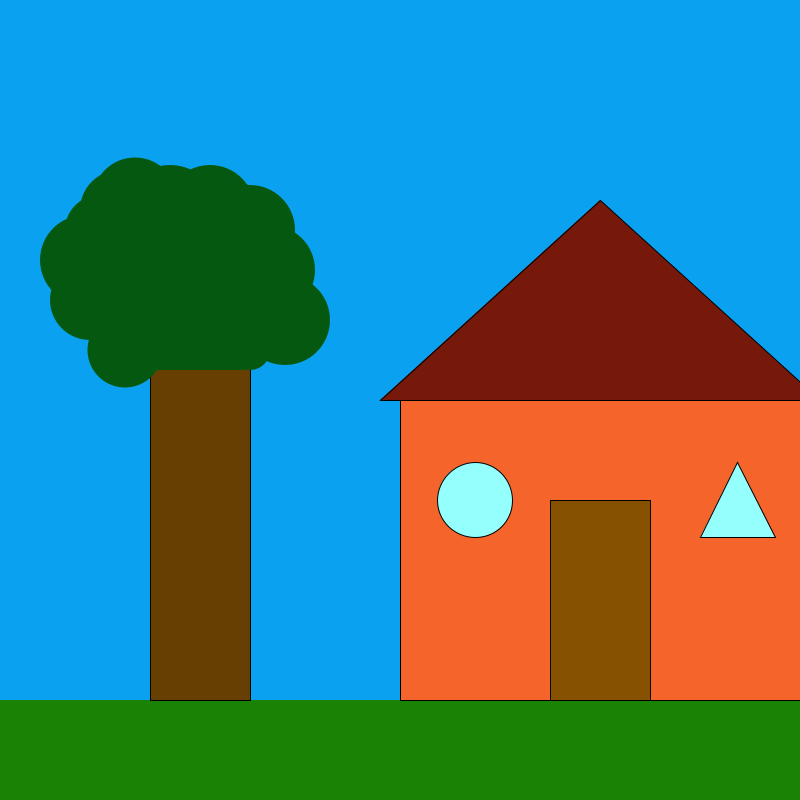
Frame 1 (no input)
Frame 60 (the mouse pressed at the canvas centre just before this capture): identical to frame 1, image omitted
Frame 120 (the mouse held since frame 60 and released just before this capture): identical to frame 1, image omitted

The Processing sketch that drew this single still picture (run headless with seeded random() and noise(); from frame 60 on, the mouse is pressed at the canvas centre):

// Processing sketch: Computer_Programming_12_Review___Checkpoints
// ── Computer_Programming_12_Review___Checkpoints.pde
//Adrian Wong
//September 5th, 2024
//1-4

void setup() {
  size(800, 800);
}

void draw() {
  //Sky
  background(10, 161, 240);
  
  //Ground
  noStroke();
  fill (26, 131, 5);
  rect (0, 700, width, height);
  
  //House
  House (width/2, height/2);
  
  //Tree
  Tree (150, 350);
}

void House (int x, int y) {
  stroke(0);
  
  //Main Walls
  fill(245, 100, 42);
  rect (x, y, 400, 300);
  
  //Door
  fill(134, 81, 1);
  rect (x+150, y+100, 100, 200);
  
  //Windows
  fill(149, 255, 254);
  ellipse (x+75, y+100, 75, 75);
  triangle (x+300, y+137.5, x+337.5, y+62.5, x+375, y+137.5);
  
  //Roof
  fill (118, 25, 11);
  triangle (x-20, y, x+420, y, x+200, y-200);
}

void Tree (int x, int y) {
  //Trunk
  fill(103, 63, 3);
  stroke(0);
  rect(x, y, 100, 350);
  
  //Leaves
  fill (4, 88, 15);
  noStroke();
  rect (x-50, y-120, 145, 140); 
  ellipse (x-25, y, 75, 75);
  ellipse (x-60, y-50, 80, 80);
  ellipse (x-65, y-90, 90, 90);
  ellipse (x-50, y-120, 70, 70);
  ellipse (x-30, y-140, 80, 80);
  ellipse (x-15, y-150, 85, 85);
  ellipse (x+20, y-135, 100, 100);
  ellipse (x+60, y-140, 90, 90);
  ellipse (x+80, y-135, 70, 70);
  ellipse (x+100, y-120, 90, 90);
  ellipse (x+120, y-80, 90, 90);
  ellipse (x+135, y-30, 90, 90);
  ellipse (x+100, y, 40, 40);
}

void Sun() {
  
}
